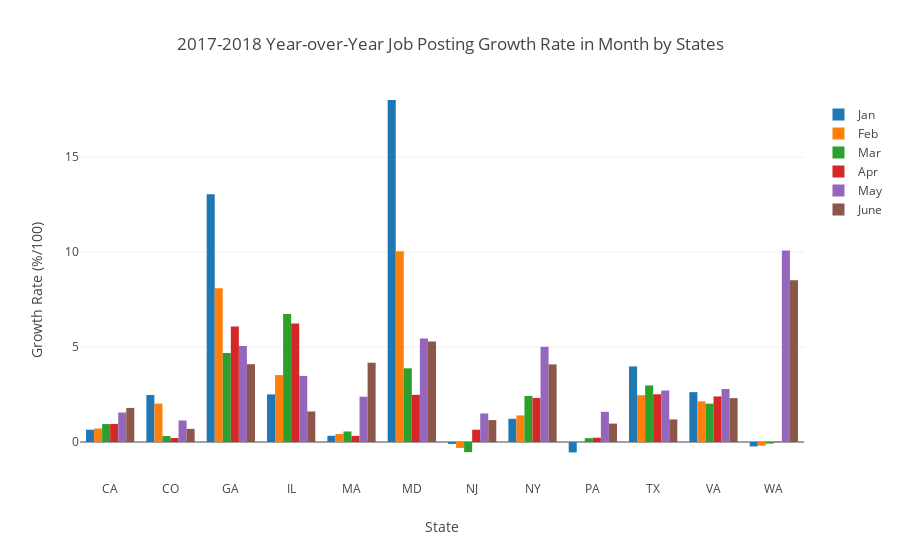

Here is the notebook cell this chart was saved with:
### Code cell
trace0 = go.Bar(
    x = GR_data.columns[0:12],
    y = GR_data.iloc[0,:].get_values(),
    name = 'Jan'
)
trace1 = go.Bar(
    x = GR_data.columns[0:12],
    y = GR_data.iloc[1,:].get_values(),
    name = 'Feb'
)
trace2 = go.Bar(
    x = GR_data.columns[0:12],
    y = GR_data.iloc[2,:].get_values(),
    name = 'Mar'
)
trace3 = go.Bar(
    x = GR_data.columns[0:12],
    y = GR_data.iloc[3,:].get_values(),
    name = 'Apr'
)
trace4 = go.Bar(
    x = GR_data.columns[0:12],
    y = GR_data.iloc[4,:].get_values(),
    name = 'May'
)
trace5 = go.Bar(
    x = GR_data.columns[0:12],
    y = GR_data.iloc[5,:].get_values(),
    name = 'June'
)
layout = go.Layout(
        title = "2017-2018 Year-over-Year Job Posting Growth Rate in Month by States",
        xaxis = dict(title='State'),
        yaxis = dict(title="Growth Rate (%/100)",
                     range=[-2, 18]),
)
data = [trace0, trace1, trace2, trace3, trace4, trace5]
fig = go.Figure(data=data, layout=layout)
offline.iplot(fig, show_link=False, image='jpeg')

### Figure 1 — Plotly figure (JSON) as saved in the notebook; plotly's stock layout.template omitted (floating-point values rounded to 4 significant figures)
{"data": [{"name": "Jan", "type": "bar", "uid": "98697e2c-33f8-11e9-9665-5b4cd908cbd7", "x": ["CA", "CO", "GA", "IL", "MA", "MD", "NJ", "NY", "PA", "TX", "VA", "WA"], "y": [0.6475, 2.473, 13.04, 2.507, 0.3271, 20.25, -0.1, 1.221, -0.5483, 3.977, 2.623, -0.232]}, {"name": "Feb", "type": "bar", "uid": "98698020-33f8-11e9-9665-5b4cd908cbd7", "x": ["CA", "CO", "GA", "IL", "MA", "MD", "NJ", "NY", "PA", "TX", "VA", "WA"], "y": [0.707, 2.02, 8.089, 3.52, 0.4192, 10.04, -0.312, 1.399, 0.02712, 2.463, 2.139, -0.1916]}, {"name": "Mar", "type": "bar", "uid": "986980fc-33f8-11e9-9665-5b4cd908cbd7", "x": ["CA", "CO", "GA", "IL", "MA", "MD", "NJ", "NY", "PA", "TX", "VA", "WA"], "y": [0.9429, 0.3144, 4.679, 6.738, 0.5541, 3.879, -0.5336, 2.423, 0.201, 2.98, 2.017, -0.08292]}, {"name": "Apr", "type": "bar", "uid": "986981ba-33f8-11e9-9665-5b4cd908cbd7", "x": ["CA", "CO", "GA", "IL", "MA", "MD", "NJ", "NY", "PA", "TX", "VA", "WA"], "y": [0.9521, 0.2115, 6.084, 6.242, 0.3223, 2.481, 0.6452, 2.319, 0.2225, 2.512, 2.397, 0.02083]}, {"name": "May", "type": "bar", "uid": "9869828c-33f8-11e9-9665-5b4cd908cbd7", "x": ["CA", "CO", "GA", "IL", "MA", "MD", "NJ", "NY", "PA", "TX", "VA", "WA"], "y": [1.553, 1.135, 5.049, 3.479, 2.384, 5.441, 1.503, 5.018, 1.589, 2.711, 2.789, 10.08]}, {"name": "June", "type": "bar", "uid": "98698336-33f8-11e9-9665-5b4cd908cbd7", "x": ["CA", "CO", "GA", "IL", "MA", "MD", "NJ", "NY", "PA", "TX", "VA", "WA"], "y": [1.795, 0.6908, 4.093, 1.609, 4.173, 5.291, 1.152, 4.085, 0.968, 1.189, 2.31, 8.51]}], "layout": {"title": "2017-2018 Year-over-Year Job Posting Growth Rate in Month by States", "xaxis": {"title": "State"}, "yaxis": {"range": [-2, 18], "title": "Growth Rate (%/100)"}}}
